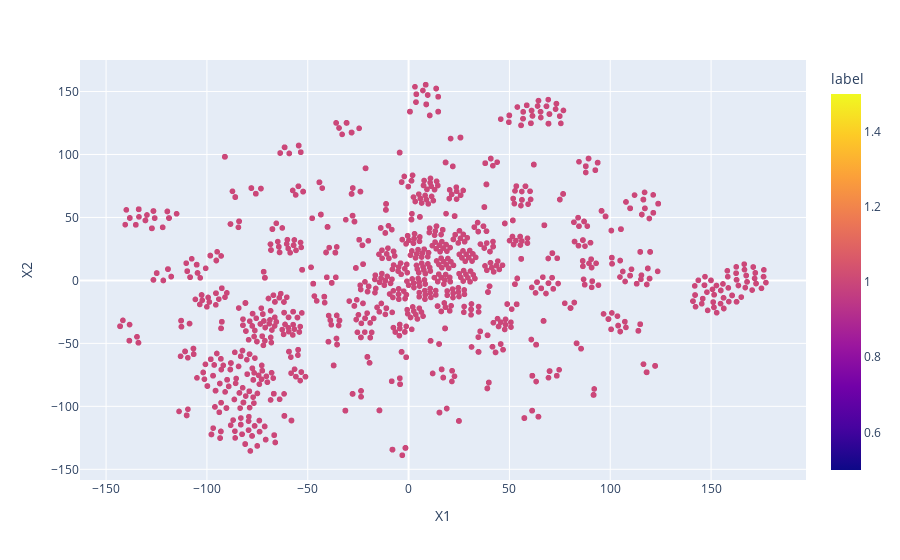

Notebook cell for this chart:
### Code cell
import pandas as pd
import numpy as np
import platform
from sklearn.manifold import TSNE
from sklearn.cluster import DBSCAN
from sklearn.cluster import KMeans
from sklearn.ensemble import IsolationForest
import plotly.express as px



# Load data
if platform.system() == 'Windows':
    path = '.\data\stock_port.csv'
else:
    path = '/Users/CliffordMan/Downloads/project/stock_port.csv'
df = load_data(path)

# Convert df to sparse matrix
sp_matrix, row_ind_dict, col_ind_dict = convert_data_sparse_matrix(df)

# Basic Info
print('Dimension of sparse_matrix is ', sp_matrix.shape)
row_dim = sp_matrix.shape[0]
col_dim = sp_matrix.shape[1]

# Calculate shareholding % by stock_code
sp_matrix_stock = sp_matrix / np.sum(sp_matrix, axis = 1).reshape(row_dim, -1)

# Calculate shareholding % by shareholder
# sp_matrix_shareholder = sp_matrix / np.sum(sp_matrix, axis = 1).reshape(row_dim, -1)
sp_matrix_shareholder = sp_matrix / np.sum(sp_matrix, axis = 0).reshape(-1, col_dim)

# Element-wise multiply two matrix
sp_matrix_stock_shareholder = sp_matrix_stock * sp_matrix_shareholder

clf = IsolationForest(n_estimators=150, random_state=0).fit(sp_matrix_stock)
label = clf.predict(sp_matrix_stock)

# Visualize the result
X_embedded = TSNE(n_components = 2, perplexity = 100, learning_rate = 200).fit_transform(sp_matrix_stock)
df_tsne = pd.DataFrame(X_embedded, columns = ['X1', 'X2'])
df_tsne['stock_code'] = df_tsne.reset_index()['index'].apply(lambda x: {j:i for i,j in row_ind_dict.items()}[x])

df_tsne['label'] = label
fig = px.scatter(df_tsne,'X1','X2', hover_name = 'stock_code', color = 'label')
fig.show()

# Sklearn documentation
# https://scikit-learn.org/stable/modules/generated/sklearn.ensemble.IsolationForest.html

# Original Paper
# https://cs.nju.edu.cn/zhouzh/zhouzh.files/publication/tkdd11.pdf

### Figure 1 — Plotly figure (JSON) as saved in the notebook; plotly's stock layout.template omitted (floating-point values rounded to 4 significant figures; data arrays with more than 128 entries replaced by an {"elided": "..."} marker saying what was removed)
{"data": [{"hovertemplate": "<b>%{hovertext}</b><br><br>X1=%{x}<br>X2=%{y}<br>label=%{marker.color}<extra></extra>", "hovertext": {"elided": "2020 str values"}, "legendgroup": "", "marker": {"color": {"elided": "2020 int values"}, "coloraxis": "coloraxis", "symbol": "circle"}, "mode": "markers", "name": "", "showlegend": false, "type": "scattergl", "x": {"elided": "2020 float values"}, "xaxis": "x", "y": {"elided": "2020 float values"}, "yaxis": "y"}], "layout": {"coloraxis": {"colorbar": {"title": {"text": "label"}}, "colorscale": [[0, "#0d0887"], [0.1111, "#46039f"], [0.2222, "#7201a8"], [0.3333, "#9c179e"], [0.4444, "#bd3786"], [0.5556, "#d8576b"], [0.6667, "#ed7953"], [0.7778, "#fb9f3a"], [0.8889, "#fdca26"], [1, "#f0f921"]]}, "legend": {"tracegroupgap": 0}, "margin": {"t": 60}, "xaxis": {"anchor": "y", "domain": [0, 1], "title": {"text": "X1"}}, "yaxis": {"anchor": "x", "domain": [0, 1], "title": {"text": "X2"}}}}
